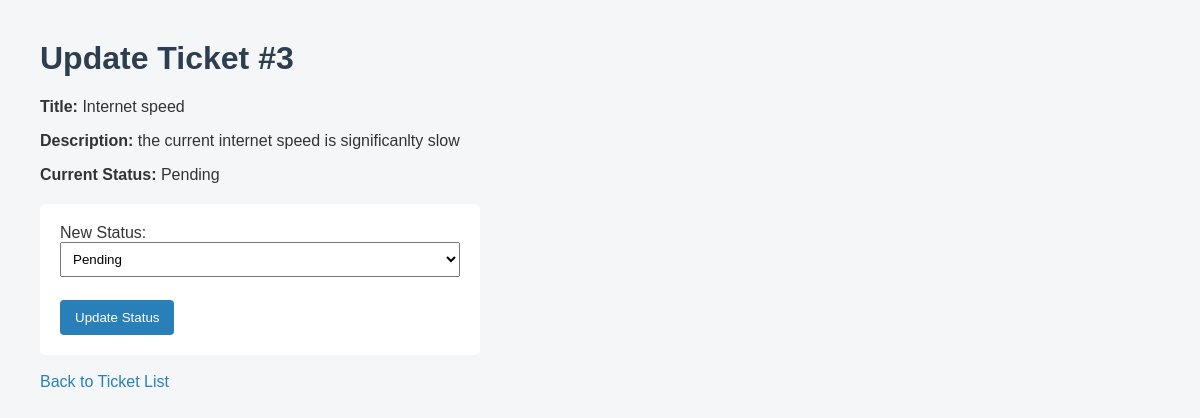
Page /update/3 on the committed database.
### tables this page shows
CREATE TABLE tickets (
            id INTEGER PRIMARY KEY AUTOINCREMENT,
            user_name TEXT NOT NULL,
            title TEXT NOT NULL,
            description TEXT NOT NULL,
            category TEXT NOT NULL,
            priority TEXT NOT NULL,
            status TEXT NOT NULL DEFAULT 'Pending',
            date_created TEXT NOT NULL
        );

### app.py (the view, shortened to what this page needs)
@app.route("/update/<int:ticket_id>", methods=["GET", "POST"])
def update(ticket_id):
    connection = get_db_connection()
    ticket = connection.execute("SELECT * FROM tickets WHERE id = ?", (ticket_id,)).fetchone()
    connection.close()
    return render_template("update.html", ticket=ticket)

### app.py (called while the page is built)
def get_db_connection():
    connection = sqlite3.connect("tickets.db")
    connection.row_factory = sqlite3.Row
    return connection

### templates/update.html (shortened to what this page needs)
<!DOCTYPE html>
<html>
<head>
    <link rel="stylesheet" href="{{ url_for('static', filename='style.css') }}">
</head>
<body>
    <h1>Update Ticket #{{ ticket['id'] }}</h1>
    <p><strong>Title:</strong> {{ ticket['title'] }}</p>
    <p><strong>Description:</strong> {{ ticket['description'] }}</p>
    <p><strong>Current Status:</strong> {{ ticket['status'] }}</p>
    <form method="POST">
        <label>New Status:</label><br>
        <select name="status">
            <option value="Pending" {% if ticket['status'] == 'Pending' %}selected{% endif %}>Pending</option>
        </select><br><br>
        <button type="submit">Update Status</button>
    </form>
    <br>
    <a href="{{ url_for('index') }}">Back to Ticket List</a>
</body>
</html>

### static/style.css (style rules this page uses)
body { font-family: Arial, sans-serif; background-color: #f4f6f8; color: #333; margin: 40px; }
h1 { color: #2c3e50; }
a { color: #2980b9; text-decoration: none; }
form { background-color: white; padding: 20px; border-radius: 6px; max-width: 400px; margin-top: 20px; }
input, select, textarea { width: 100%; padding: 8px; margin-bottom: 5px; box-sizing: border-box; }
button { background-color: #2980b9; color: white; padding: 10px 15px; border: none; border-radius: 4px; cursor: pointer; }

### rows in the picture
tickets: id "3", title "Internet speed", description "the current internet speed is significanlty slow", status "Pending"
